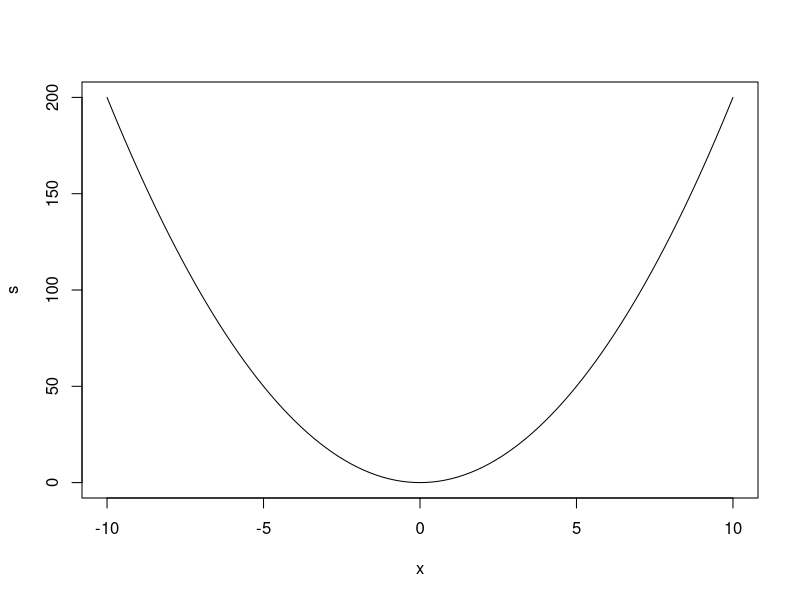

Write R code to recreate this figure.
#Derivadas
#  the following will return a function (derivative of a^2 is 2*a)

s <- deriv(~2*a^2,'a',func = T)
# the following can be used to get result of derivative by passing in any number
# for our example, it will be 2*the_no_you_pass
attr(s(4),'gradient')

plot(s,-10,10)  #Visualize 


#Ver Derivada 
a <- D(expression(2*a^2),"a") #copy the function 
?integrate



#Integrales con limites definidos 
k <- function(x) 5*x^4-8*x^3+6
k2 <- integrate(k,4,-1)
k2
  